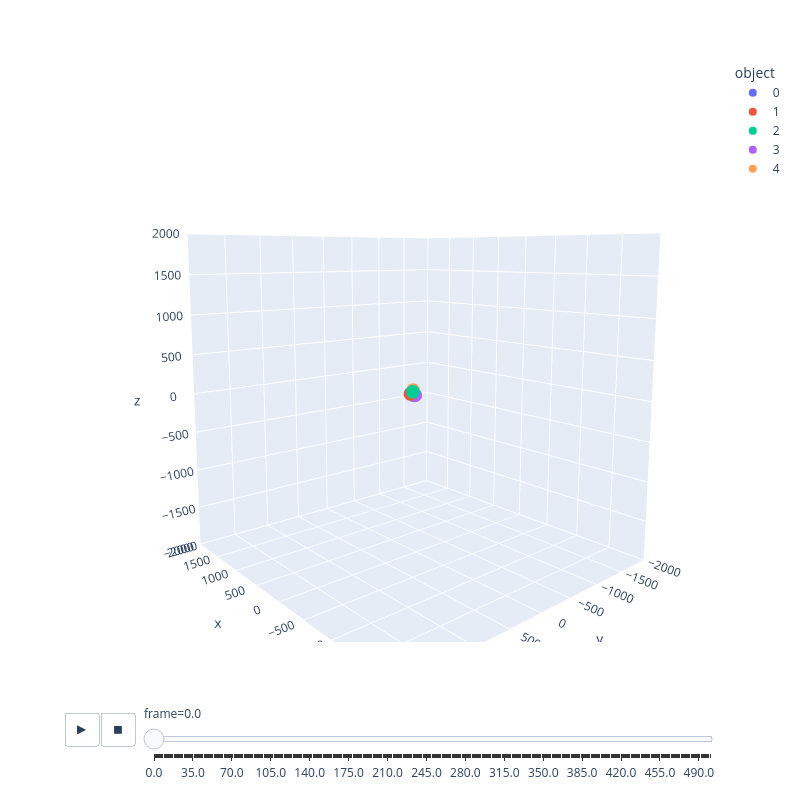

The notebook cell saved with this chart:
### Code cell
import numpy as np
import plotly.express as px
import pandas as pd

N = 5 #Number of objects
Time = 250 #Duration of the simulation
frame_skip = 50 #Number of timesteps between frames

M = 2000 #Mass Multiploer [M=1, objects will have a mass between 0 and 1]
R = 100 #Intital Postition Multiplier [R=1, objects will be randomly placed in a 1x1x1 cube]
vm = 1.5 #Velocity Multiplier [vm=1, objects will have a velocity between 0 and 1 in each direction]
soft_len = 0.1 #Softening Length to prevent singularities in force calculations when objects get very close to each other
G = 5 #Gravitational Constant (set to 1 for simplicity, can be changed to real value if desired)

Bounds = 2000
dt = 0.01 #Timestep
t = 0 #Intializing time
frames = [] #Setting the empty frame list
frame_num = 0 #Intializing frame number

#Setting array of objects: 
    #col 0,1,2 stores position in x,y,z directions
    #col 3 stores mass
    #col 4,5,6 stores momentum in x,y,z directions
    #col 7,8,9 stores force on the object in x,y,z directions
objects = np.zeros([N,10])

#Gives objects a random initial position, mass, and momentum
for i in range(N):
    objects[i,0:3] = R * np.array((np.random.random(),np.random.random(),np.random.random()))
    objects[i,3] = M * (1 - np.random.random()) #(1-random.random()) since random.random() returns values on the interval [0.0, 1.0)
    objects[i,4:7] = vm * objects[i,3] * np.array((np.random.random(),np.random.random(),np.random.random()))

#Main simulation loop
while t<Time:
    #Sets force equal to 0
    objects[:,7:10] = 0
    
    #Records current object position and frame
    if frame_num % frame_skip == 0:
        for i in range(N):
            frames.append((objects[i,0], objects[i,1], objects[i,2], str(i), frame_num/frame_skip))
    
    #Calculating the force between every object
    for i in range(N):
        for j in range(i+1,N):
            if i != j:
                r = objects[j,0:3] - objects[i,0:3]
                r_dot = np.dot(r,r)
                
                F = G * objects[i,3] * objects[j,3] * (np.sin(0.1*np.sqrt(r_dot))/(0.1*np.sqrt(r_dot))**2)
                
                objects[i,7:10] += F
                objects[j,7:10] -= F
    
    #Updating momentum
    objects[:,4:7] += objects[:,7:10] * dt
    
    #Updating Position
    for i in range(N): #Put in for loop so that mass is a scalar instead of an array of different shape from momentum. [find better solution?]
        objects[i,0:3] += (objects[i,4:7] / objects[i,3]) * dt
    
    t += dt
    frame_num += 1

#Converting saved position data into a format that px.scatter_3d can use
df = pd.DataFrame(frames, columns=['x','y','z','object','frame'])

fig = px.scatter_3d(
    df,
    x='x',
    y='y',
    z='z',
    color='object',
    animation_frame='frame',
    width=800, 
    height=800,
)

fig.layout.updatemenus[0].buttons[0].args[1]['frame']['duration'] = 10
fig.layout.updatemenus[0].buttons[0].args[1]['transition']['duration'] = 1

fig.update_layout(
    scene=dict(
        xaxis=dict(range=[-Bounds, Bounds]),
        yaxis=dict(range=[-Bounds, Bounds]),
        zaxis=dict(range=[-Bounds, Bounds]),
        aspectmode='cube'
    )
)

fig.show()
